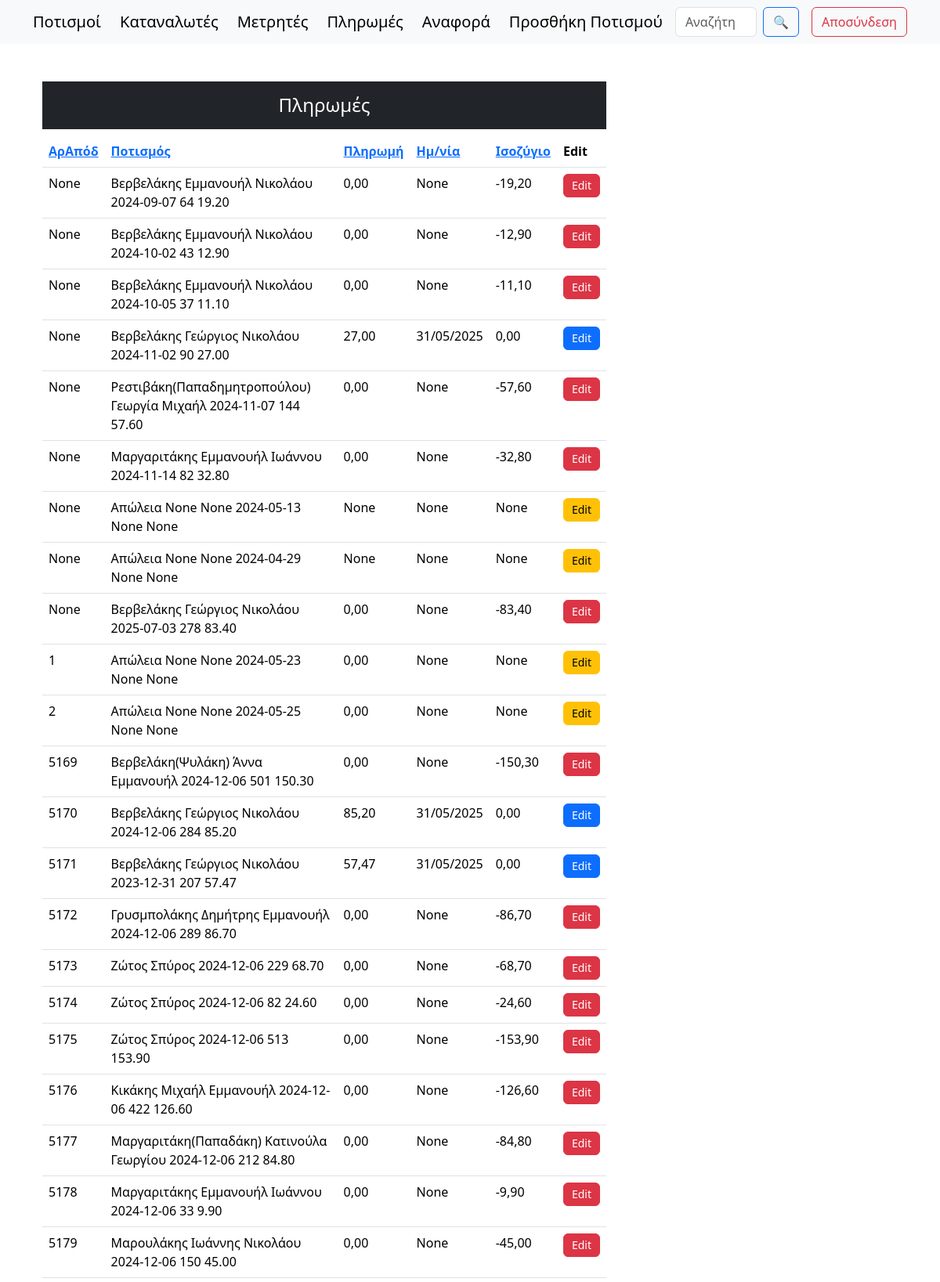
Screenshot of /paids/ (signed in, upper part) with the database file from the repository.
### synet/models.py (models this page shows, shortened)
class Paids(models.Model):
    irrigation = models.ForeignKey(WaterCons, on_delete=models.SET_NULL, null=True, blank=True, related_name="paid_irrigations")
    customer = models.ForeignKey(Persons, on_delete=models.SET_NULL, null=True)
    cost = models.DecimalField(max_digits=10, decimal_places=2, null=True, blank=True)
    receiptNumber = models.IntegerField(null=True, blank=True, unique=True)
    paid = models.DecimalField(max_digits=10, decimal_places=2, null=True, blank=True)
    paymentDate = models.DateField(null=True, blank=True)
    receiver = models.ForeignKey(Receivers, on_delete=models.SET_NULL, null=True, blank=True)
    balance = models.DecimalField(max_digits=10, decimal_places=2, null=True, blank=True)

class WaterCons(models.Model):
    serialNumber = models.IntegerField(null=True, blank=True)
    date = models.DateField()
    counter = models.ForeignKey(Counters, on_delete=models.SET_NULL, null=True)
    customer = models.ForeignKey(Persons, on_delete=models.SET_NULL, null=True)
    finalIndication = models.IntegerField()
    initialIndication = models.IntegerField()
    intermediateIndication = models.IntegerField(null=True, blank=True)
    cubicMeters = models.IntegerField(null=True, blank=True)
    billableCubicMeters = models.IntegerField(null=True, blank=True)
    hydronomistsCubicMeters = models.DecimalField(max_digits=10, decimal_places=2, null=True, blank=True)
    costPerMeter = models.DecimalField(max_digits=10, decimal_places=2, null=True, blank=True, default=0.30)
    cost = models.DecimalField(max_digits=10, decimal_places=2, null=True, blank=True)
    hydronomistsRight = models.DecimalField(max_digits=10, decimal_places=2, null=True, blank=True)
    viberMsg = models.CharField(max_length=200, null=True, blank=True)
    notes = models.TextField( null=True,blank=True)
    field = models.ForeignKey(Fields, on_delete=models.SET_NULL, null=True, blank=True)
    receipt = models.ForeignKey("Paids", on_delete=models.SET_NULL, null=True, blank=True, related_name="watercons_receipts") # idΑπόδειξης (paids_id)
    def __str__(self):
        return f"{self.customer} {self.date} {self.billableCubicMeters} {self.cost}".strip()  # Αφαιρεί επιπλέον κενά

class Persons(models.Model):
    surname = models.CharField(max_length=100)
    name = models.CharField(max_length=100, null=True, blank=True)
    fathersName = models.CharField(max_length=100, null=True, blank=True)
    afm = models.CharField(max_length=9, null=True, blank=True, unique=True)
    phone = models.CharField(max_length=10, null=True, blank=True)
    member = models.BooleanField(default=True)  # Είναι μέλος του συνεταιρισμού
    payAsMember = models.BooleanField(default=True)  # Πληρώνει σαν μέλος του συνεταιρισμού
    isActive = models.BooleanField(default=False)  # Είναι ενεργός στον πολιτισμό
    aa = models.IntegerField(null=True, blank=True, unique=True)  # Αύξων αριθμός απόφασης ΔΣ 7/10/2000
    placeOfResidence = models.CharField(max_length=20, null=True, blank=True) # Τόπος διαμονής
    notes = models.CharField(max_length=100, null=True, blank=True)
    class Meta:
        unique_together = ('surname', 'name', 'fathersName')
        ordering = ['surname', 'name', 'fathersName']
    def __str__(self):
        return f"{self.surname} {self.name} {self.fathersName}".strip()  # Αφαιρεί επιπλέον κενά

### synet/views.py (the view)
# urls.py: path('paids/', views.paids, name="paids"),
def paids(request):
    sort_by, order = get_sort_params(request, default='-receiptNumber')
    data = Paids.objects.all().order_by(sort_by)
    return render(request, 'paids.html', {'data': data, 'order': order})

### synet/views.py (called while the page is built)
def get_sort_params(request, default='-id'):
    sort_by = request.GET.get('sort', default)
    order = request.GET.get('order', 'asc')
    if order == 'desc' and not sort_by.startswith('-'):
        sort_by = f'-{sort_by}'
    elif order == 'asc' and sort_by.startswith('-'):
        sort_by = sort_by[1:]
    return sort_by, 'asc' if order == 'desc' else 'desc'

### templates/paids.html (shortened to what this page needs)
{% extends "main.html" %}
{% block content %}
<div class="container mt-5">
    <div class="row">
        <div class="col-md-8">
            <h4 class="text-center text-white bg-dark p-3">Πληρωμές</h4>
            <table class="table">
                <thead>
                  <tr>
                    <th scope="col"><a href="?sort=receiptNumber&order={{ order }}">ΑρΑπόδ</a></th>
                    <th scope="col"><a href="?sort=irrigation&order={{ order }}">Ποτισμός</a></th>
                    <th scope="col"><a href="?sort=paid&order={{ order }}">Πληρωμή</a></th>
                    <th scope="col"><a href="?sort=paymentDate&order={{ order }}">Ημ/νία</a></th>
                    <th scope="col"><a href="?sort=balance&order={{ order }}">Ισοζύγιο</a></th>
                    <th scope="col">Edit</th>
                  </tr>
                </thead>
                <tbody>
                    {% for d in data %}
                  <tr>
                    <td>{{d.receiptNumber}}</td>
                    <td>{{d.irrigation}}</td>
                    <td>{{d.paid}}</td>
                    <td>{{d.paymentDate}}</td>
                    <td>{{d.balance}}</td>
                    {% if d.balance == 0 %}
                      <td><a type="button" href="/paids/update/{{d.id}}" class="btn btn-primary">Edit</a></td>
                    {% elif d.balance > 0 %}
                      <td><a type="button" href="/paids/update/{{d.id}}" class="btn btn-success">Edit</a></td>
                    {% elif d.balance < 0 %}
                      <td><a type="button" href="/paids/update/{{d.id}}" class="btn btn-danger">Edit</a></td>
                    {% else %}
                      <td><a type="button" href="/paids/update/{{d.id}}" class="btn btn-warning">Edit</a></td>
                    {% endif %}
                  </tr>
                  {% endfor %}
                </tbody>
              </table>
        </div>
    </div>
</div>
{% endblock content %}

### templates/paids.html (style rules this page uses)
td a.btn { display: flex; align-items: center; justify-content: center; height: 30px; padding: 5px 10px; font-size: 14px; }

### templates/main.html (style rules this page uses)
body { padding-top: 80px; }
thead { position: sticky; top: 0; background-color: #0d6efd; color: #fff; z-index: 1020; }
tbody tr:nth-child(odd) { background-color: #f9f9f9; }
tbody tr:nth-child(even) { background-color: #e9ecef; }

### rows the page displays
Paids: receiptNumber "None", irrigation "Βερβελάκης Εμμανουήλ Νικολάου 2024-09-07 64 19.20", paid "0,00", paymentDate "None", balance "-19,20"
Paids: receiptNumber "None", irrigation "Βερβελάκης Εμμανουήλ Νικολάου 2024-10-02 43 12.90", paid "0,00", paymentDate "None", balance "-12,90"
Paids: receiptNumber "None", irrigation "Βερβελάκης Εμμανουήλ Νικολάου 2024-10-05 37 11.10", paid "0,00", paymentDate "None", balance "-11,10"
Paids: receiptNumber "None", irrigation "Βερβελάκης Γεώργιος Νικολάου 2024-11-02 90 27.00", paid "27,00", paymentDate "31/05/2025", balance "0,00"
Paids: receiptNumber "None", irrigation "Ρεστιβάκη(Παπαδημητροπούλου) Γεωργία Μιχαήλ 2024-11-07 144 57.60", paid "0,00", paymentDate "None", balance "-57,60"
Paids: receiptNumber "None", irrigation "Μαργαριτάκης Εμμανουήλ Ιωάννου 2024-11-14 82 32.80", paid "0,00", paymentDate "None", balance "-32,80"
Paids: receiptNumber "None", irrigation "Απώλεια None None 2024-05-13 None None", paid "None", paymentDate "None", balance "None"
Paids: receiptNumber "None", irrigation "Απώλεια None None 2024-04-29 None None", paid "None", paymentDate "None", balance "None"
Paids: receiptNumber "None", irrigation "Βερβελάκης Γεώργιος Νικολάου 2025-07-03 278 83.40", paid "0,00", paymentDate "None", balance "-83,40"
Paids: receiptNumber "1", irrigation "Απώλεια None None 2024-05-23 None None", paid "0,00", paymentDate "None", balance "None"
Paids: receiptNumber "2", irrigation "Απώλεια None None 2024-05-25 None None", paid "0,00", paymentDate "None", balance "None"
Paids: receiptNumber "5169", irrigation "Βερβελάκη(Ψυλάκη) Άννα Εμμανουήλ 2024-12-06 501 150.30", paid "0,00", paymentDate "None", balance "-150,30"
Paids: receiptNumber "5170", irrigation "Βερβελάκης Γεώργιος Νικολάου 2024-12-06 284 85.20", paid "85,20", paymentDate "31/05/2025", balance "0,00"
Paids: receiptNumber "5171", irrigation "Βερβελάκης Γεώργιος Νικολάου 2023-12-31 207 57.47", paid "57,47", paymentDate "31/05/2025", balance "0,00"
Paids: receiptNumber "5172", irrigation "Γρυσμπολάκης Δημήτρης Εμμανουήλ 2024-12-06 289 86.70", paid "0,00", paymentDate "None", balance "-86,70"
Paids: receiptNumber "5173", irrigation "Ζώτος Σπύρος 2024-12-06 229 68.70", paid "0,00", paymentDate "None", balance "-68,70"
Paids: receiptNumber "5174", irrigation "Ζώτος Σπύρος 2024-12-06 82 24.60", paid "0,00", paymentDate "None", balance "-24,60"
Paids: receiptNumber "5175", irrigation "Ζώτος Σπύρος 2024-12-06 513 153.90", paid "0,00", paymentDate "None", balance "-153,90"
Paids: receiptNumber "5176", irrigation "Κικάκης Μιχαήλ Εμμανουήλ 2024-12-06 422 126.60", paid "0,00", paymentDate "None", balance "-126,60"
Paids: receiptNumber "5177", irrigation "Μαργαριτάκη(Παπαδάκη) Κατινούλα Γεωργίου 2024-12-06 212 84.80", paid "0,00", paymentDate "None", balance "-84,80"
Paids: receiptNumber "5178", irrigation "Μαργαριτάκης Εμμανουήλ Ιωάννου 2024-12-06 33 9.90", paid "0,00", paymentDate "None", balance "-9,90"
Paids: receiptNumber "5179", irrigation "Μαρουλάκης Ιωάννης Νικολάου 2024-12-06 150 45.00", paid "0,00", paymentDate "None", balance "-45,00"
